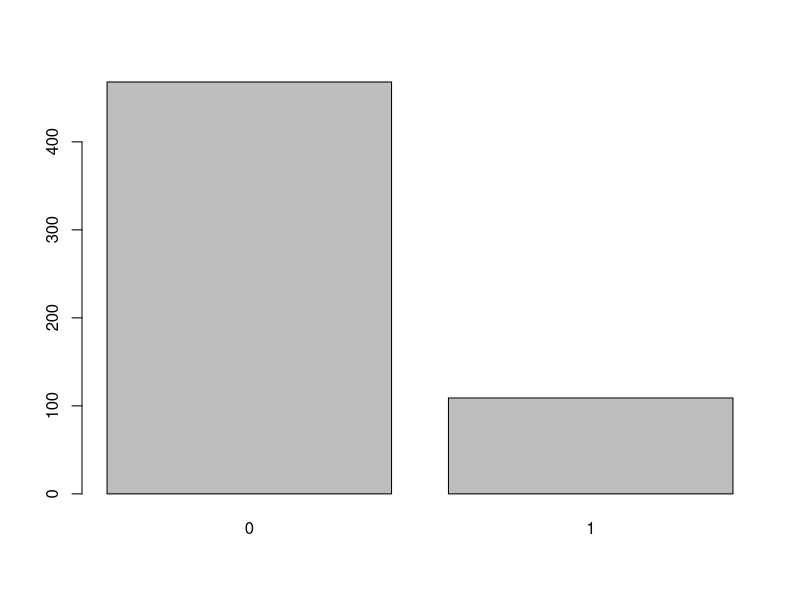
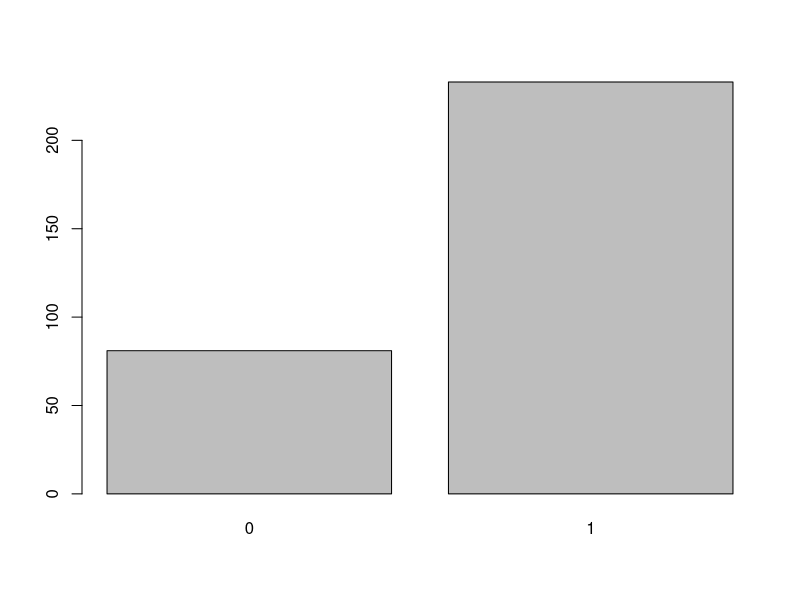

The R source for these figures, in order:
dados <- read.table(file = "titanic.txt", header = TRUE, sep = ",")
# dados <- dados[,-1]

length(dados[,2]) - sum(dados[,2]) # mortos
sum(dados[,1])/length(dados[,1]) # taxa de sobrevivencia
dados <- dados[, -c(1,12)] # exclui colunas 1 e 12
summary(dados) # resumo da tabela

dados$Survived <- as.factor(dados$Survived)
dados$Sex <- as.factor(dados$Sex)
dados$Pclass <- as.factor(dados$Pclass)

str(dados)

homens <- dados[dados$Sex == "male",]
summary(homens)

table(homens$Survived)
barplot(table(homens$Survived))

mulheres <- dados[dados$Sex == 'female',]
table(mulheres$Survived)
barplot(table(mulheres$Survived))

sum(homens$Survived == 1)

sum(homens$Survive == 1 & homens$Pclass == 3)